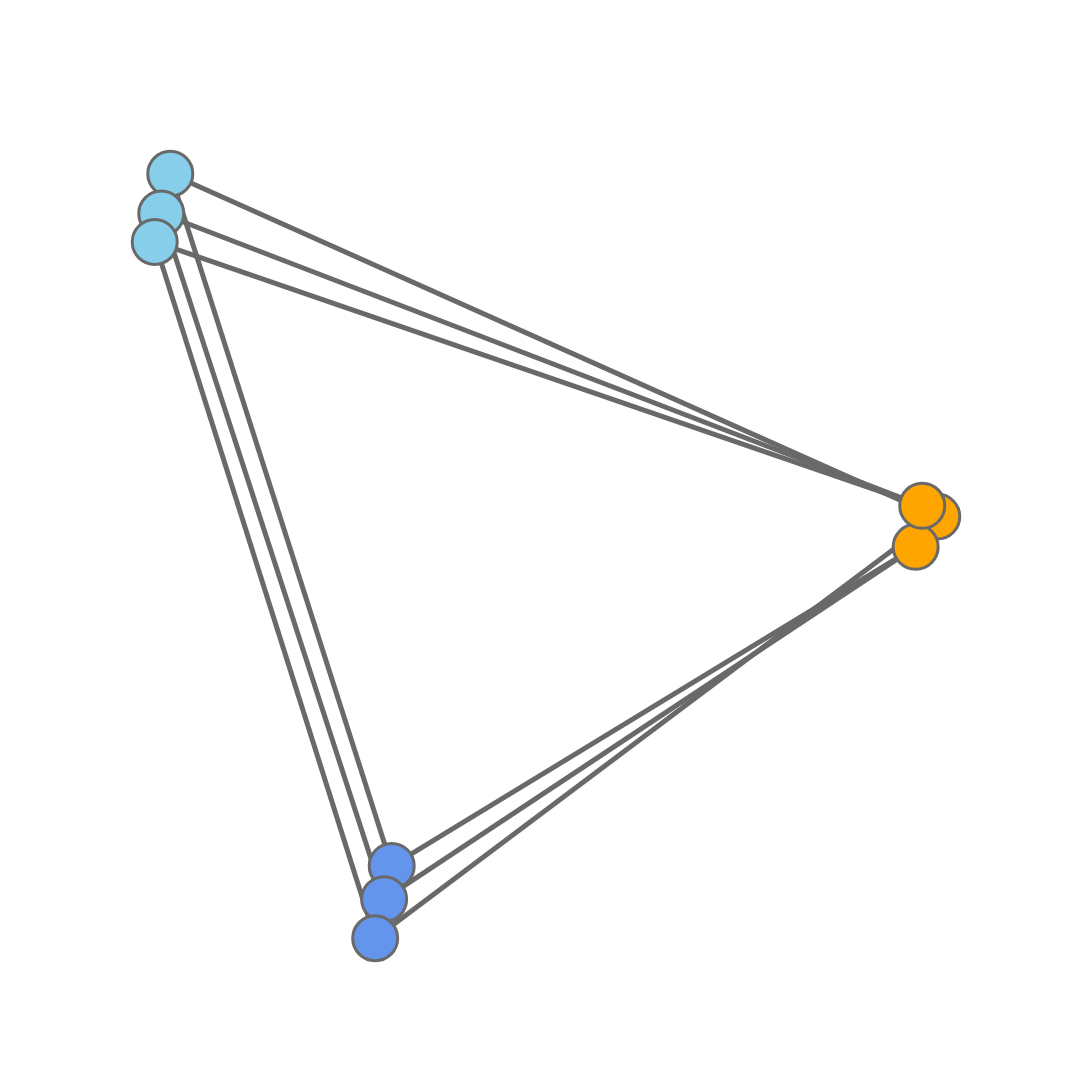

This figure's notebook cell:
### Code cell
fig = pgo.Figure()
    
for i in data:
    fig.add_trace(i)
        
fig.update_layout(template= 'plotly_white', 
                      showlegend=False, width=1200, height=1200,
                          scene=dict(
                              xaxis_title='',
                              yaxis_title='',
                              xaxis=dict(nticks=0,tickfont=dict(
                                    color='white')),
                              yaxis=dict(nticks=0,tickfont=dict(
                                    color='white')),
                        ))    
fig.update_xaxes(visible=False)
fig.update_yaxes(visible=False)

fig.write_image(path+fname+'_'+'nn'+str(n_neighbors)+'_spr'+str(spread)+'_min'+str(min_dist)+'_'+metric+'_FINAL.pdf')
fig.show()

### Figure 1 — Plotly figure (JSON) as saved in the notebook; plotly's stock layout.template omitted (floating-point values rounded to 4 significant figures)
{"data": [{"hoverinfo": "none", "line": {"color": "dimgrey", "width": 5}, "mode": "lines", "opacity": 1, "type": "scatter", "x": [1, 0.0199, null, 1, 0.2817, null, 0.0199, 0.3028, null, 0.3028, 0.9724, null, 0.9724, 0.2932, null, 0.2932, 0.008353, null, 0.008353, 0.9808, null, 0.9808, 0, null, 0, 0.2817, null], "y": [0.5515, 1, null, 0.5515, 0, null, 1, 0.0946, null, 0.0946, 0.512, null, 0.512, 0.05111, null, 0.05111, 0.948, null, 0.948, 0.5657, null, 0.5657, 0.9108, null, 0.9108, 0, null]}, {"hoverinfo": "text", "marker": {"color": ["orange", "skyblue", "cornflowerblue", "orange", "cornflowerblue", "skyblue", "orange", "skyblue", "cornflowerblue"], "line": {"color": "dimgrey", "width": 3}, "size": 45, "symbol": "circle"}, "mode": "markers", "text": ["0", "1", "2", "3", "4", "5", "6", "7", "8"], "type": "scatter", "x": [1, 0.0199, 0.3028, 0.9724, 0.2932, 0.008353, 0.9808, 0, 0.2817], "y": [0.5515, 1, 0.0946, 0.512, 0.05111, 0.948, 0.5657, 0.9108, 0]}], "layout": {"height": 1200, "scene": {"xaxis": {"nticks": 0, "tickfont": {"color": "white"}, "title": {"text": ""}}, "yaxis": {"nticks": 0, "tickfont": {"color": "white"}, "title": {"text": ""}}}, "showlegend": false, "width": 1200, "xaxis": {"autorange": true, "range": [-0.09108, 1.091], "type": "linear", "visible": false}, "yaxis": {"autorange": true, "range": [-0.09182, 1.092], "type": "linear", "visible": false}}}
